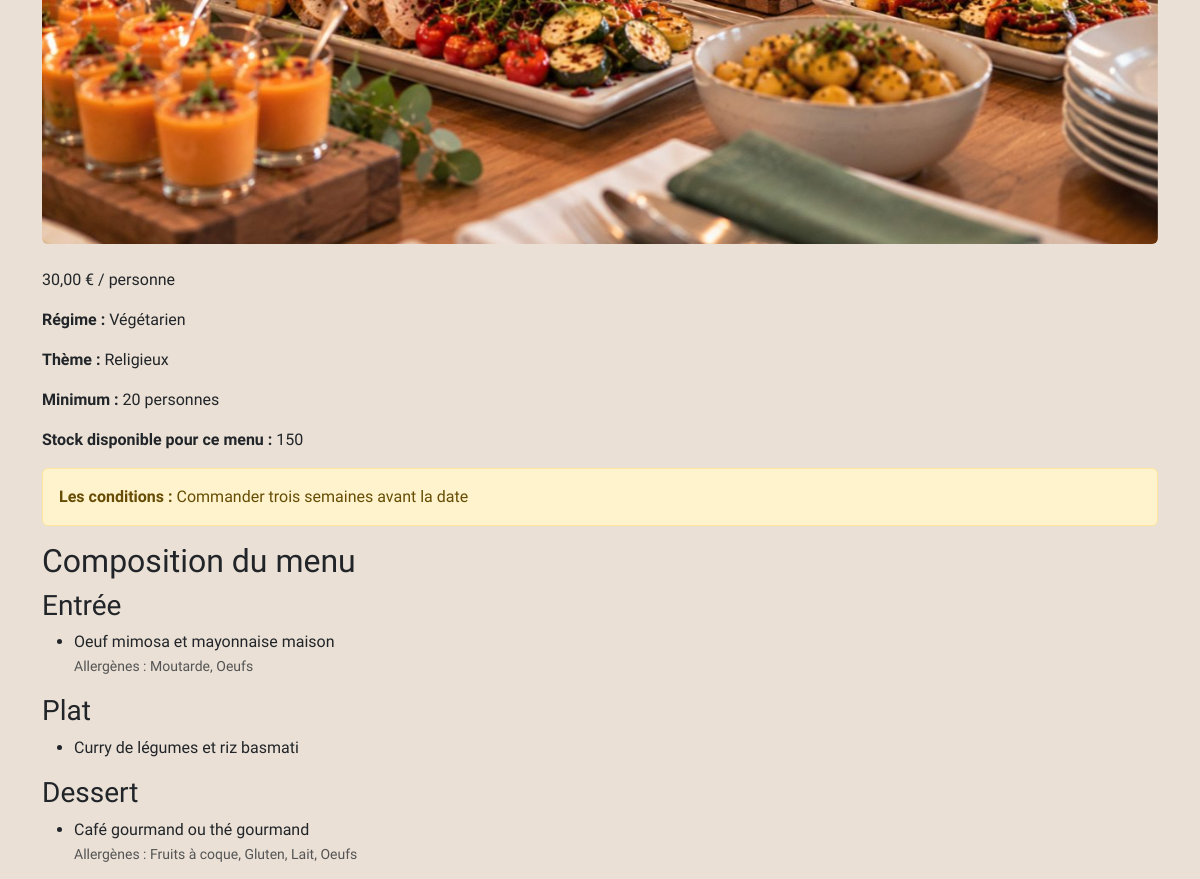
The page /menu?id=5 (middle part) on the database as committed earlier.
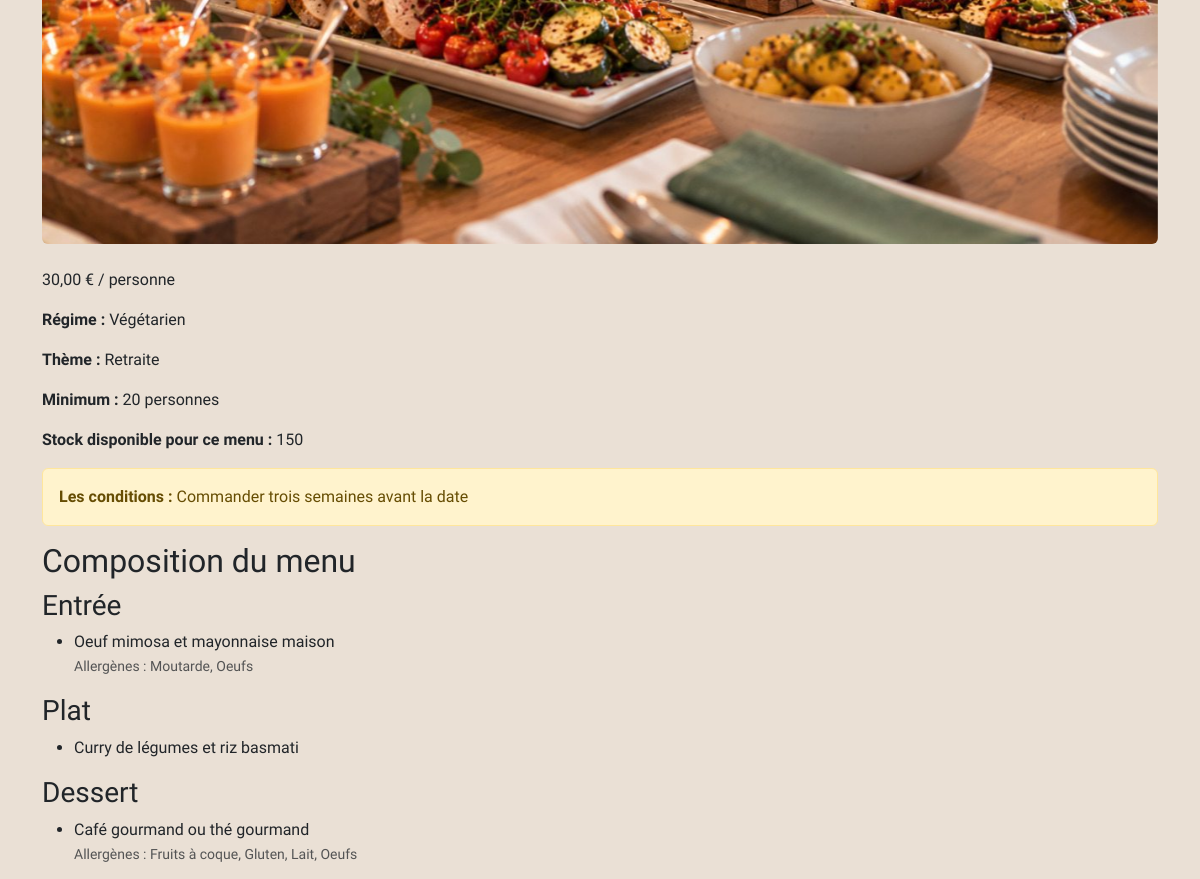
The same page on the database as committed later.
### tables this page shows
CREATE TABLE image (
    id_image INT AUTO_INCREMENT PRIMARY KEY,
    chemin VARCHAR(255) NOT NULL,
    texte_image VARCHAR(255) NOT NULL,
    id_menu INT NOT NULL,
    FOREIGN KEY (id_menu) REFERENCES menu(id_menu)
);

CREATE TABLE menu (
    id_menu INT AUTO_INCREMENT PRIMARY KEY,
    titre VARCHAR(100) NOT NULL,
    description TEXT NOT NULL,
    conditions TEXT NOT NULL,
    stock INT NOT NULL,
    prix_par_personne DECIMAL (6,2) NOT NULL,
    nbre_personne_mini INT NOT NULL,
    id_regime INT NOT NULL,
    id_theme INT NOT NULL,
    FOREIGN KEY (id_regime) REFERENCES regime(id_regime),
    FOREIGN KEY (id_theme) REFERENCES theme(id_theme)
);

CREATE TABLE regime (
    id_regime INT AUTO_INCREMENT PRIMARY KEY,
    libelle VARCHAR(50) NOT NULL UNIQUE
);

CREATE TABLE theme (
    id_theme INT AUTO_INCREMENT PRIMARY KEY,
    libelle VARCHAR(50) NOT NULL UNIQUE
);

CREATE TABLE plat (
    id_plat INT AUTO_INCREMENT PRIMARY KEY,
    nom VARCHAR(100) NOT NULL,
    type VARCHAR(10) NOT NULL
);

### src/Controller.php (called while the page is built, shortened)
<?php
class Controller
{
    protected function afficher(string $vue, array $donnees = []): void
    {
        $horaires = [];
        try {
            $horaireManager = new HoraireManager(getPdo());
            $horaires = $horaireManager->findAll();
        } catch (PDOException $e) {
        }
        $donnees['horaires'] = $horaires;
        $donnees['csrf'] = $_SESSION['csrf'];
        extract($donnees);
        require __DIR__ . '/../views/' . $vue . '.php';
    }
}

### src/MenuController.php (called while the page is built, shortened)
<?php
class MenuController extends Controller
{
    public function detail(): void
    {
        $id = (int) ($_GET['id'] ?? 0);
        $menu = null;
        $plats = [];
        $images = [];
        try {
            $pdo = getPdo();
            $menuManager = new MenuManager($pdo);
            $menu = $menuManager->findById($id);
            $platManager = new PlatManager($pdo);
            $plats = $platManager->findByMenu($id);
            $imageManager = new ImageManager($pdo);
            $images = $imageManager->findByMenu($id);
        } catch (PDOException $e) {
        }
        $this->afficher('menu-detail', [
            'titre' => $menu->getTitre(),
            'menu' => $menu,
            'plats' => $plats,
            'images' => $images,
        ]);
    }
}

### src/ImageManager.php (called while the page is built)
<?php
class ImageManager
{
    private PDO $pdo;
    public function __construct(PDO $pdo)
    {
        $this->pdo = $pdo;
    }
    public function findByMenu(int $idMenu): array
    {
        $requete = $this->pdo->prepare("
            SELECT id_image, chemin, texte_image
            FROM image
            WHERE id_menu = :id_menu
            ORDER BY id_image
");
        $requete->execute(['id_menu' => $idMenu]);
        $lignes = $requete->fetchAll(PDO::FETCH_ASSOC);
        $images = [];
        foreach ($lignes as $ligne) {
            $images[] = new Image($ligne['id_image'], $ligne['chemin'], $ligne['texte_image']);
        }
        return $images;
    }
}

### src/Image.php (called while the page is built, shortened)
<?php
class Image
{
    private string $chemin;
    private string $texte;
    public function __construct(int $id, string $chemin, string $texte)
    {
        $this->chemin = $chemin;
        $this->texte = $texte;
    }
    public function getChemin(): string
    {
        return $this->chemin;
    }
    public function getTexte(): string
    {
        return $this->texte;
    }
}

### src/MenuManager.php (called while the page is built, shortened)
<?php
class MenuManager
{
    private PDO $pdo;
    public function __construct(PDO $pdo)
    {
        $this->pdo = $pdo;
    }
    public function findById(int $id): ?Menu
    {
        $requete = $this->pdo->prepare("
            SELECT menu.*,
                regime.libelle AS regime,
                theme.libelle AS theme
            FROM menu
            JOIN regime ON menu.id_regime = regime.id_regime
            JOIN theme ON menu.id_theme = theme.id_theme
            WHERE menu.id_menu = :id
");
        $requete->execute(['id' => $id]);
        $ligne = $requete->fetch(PDO::FETCH_ASSOC);
        return new Menu($ligne['id_menu'], $ligne['titre'], $ligne['description'], $ligne['prix_par_personne'], $ligne['conditions'], $ligne['stock'], $ligne['nbre_personne_mini'], $ligne['regime'], $ligne['theme']);
    }
}

### src/Menu.php (called while the page is built, shortened)
<?php
class Menu
{
    private float $prixParPersonne;
    private string $conditions;
    private int $stock;
    private int $nbrePersonneMini;
    private string $regime;
    private string $theme;
    public function __construct(int $id, string $titre, string $description, float $prixParPersonne, string $conditions, int $stock, int $nbrePersonneMini, string $regime, string $theme)
    {
        $this->prixParPersonne = $prixParPersonne;
        $this->conditions = $conditions;
        $this->stock = $stock;
        $this->nbrePersonneMini = $nbrePersonneMini;
        $this->regime = $regime;
        $this->theme = $theme;
    }
    public function getPrixParPersonne(): float
    {
        return $this->prixParPersonne;
    }
    public function getConditions(): string
    {
        return $this->conditions;
    }
    public function getStock(): int
    {
        return $this->stock;
    }
    public function getNbrePersonneMini(): int
    {
        return $this->nbrePersonneMini;
    }
    public function getRegime(): string
    {
        return $this->regime;
    }
    public function getTheme(): string
    {
        return $this->theme;
    }
}

### src/PlatManager.php (called while the page is built, shortened)
<?php
class PlatManager
{
    private PDO $pdo;
    public function __construct(PDO $pdo)
    {
        $this->pdo = $pdo;
    }
    public function findByMenu(int $idMenu): array
    {
        $requete = $this->pdo->prepare("
            SELECT plat.id_plat, plat.nom, plat.type
            FROM plat
            JOIN menu_plat ON plat.id_plat = menu_plat.id_plat
            WHERE menu_plat.id_menu = :id_menu
            ORDER BY FIELD(plat.type, 'Entrée', 'Plat', 'Dessert')
");
        $requete->execute(['id_menu' => $idMenu]);
        $lignes = $requete->fetchAll(PDO::FETCH_ASSOC);
        $plats = [];
        foreach ($lignes as $ligne) {
            $plats[] = new Plat($ligne['id_plat'], $ligne['nom'], $ligne['type'], $this->findAllergenes($ligne['id_plat']));
        }
        return $plats;
    }
    public function findAllergenes(int $idPlat): array
    {
        $requete = $this->pdo->prepare("
        SELECT allergene.nom
        FROM allergene
        JOIN allergene_plat ON allergene.id_allergene = allergene_plat.id_allergene
        WHERE allergene_plat.id_plat = :id_plat
        ORDER BY allergene.nom
    ");
        $requete->execute(['id_plat' => $idPlat]);
        return $requete->fetchAll(PDO::FETCH_COLUMN);
    }
}

### src/Plat.php (called while the page is built, shortened)
<?php
class Plat
{
    private string $nom;
    private string $type;
    private array $allergenes;
    public function __construct(int $id, string $nom, string $type, array $allergenes)
    {
        $this->nom = $nom;
        $this->type = $type;
        $this->allergenes = $allergenes;
    }
    public function getNom(): string
    {
        return $this->nom;
    }
    public function getType(): string
    {
        return $this->type;
    }
    public function getAllergenes(): array
    {
        return $this->allergenes;
    }
}

### views/menu-detail.php (the view, shortened to what this page needs)
<?php
require __DIR__ . '/morceaux/header.php';
?>
<?php if (!empty($images)): ?>
    <div id="galerie-menu" class="carousel slide mb-4" data-bs-ride="carousel">
        <div class="carousel-inner rounded">
            <?php foreach ($images as $index => $image): ?>
                <div class="carousel-item <?= $index === 0 ? 'active' : '' ?>">
                    <img src="/<?= htmlspecialchars($image->getChemin()) ?>"
                        alt="<?= htmlspecialchars($image->getTexte()) ?>"
                        class="d-block w-100"
                        loading="lazy">
                </div>
            <?php endforeach; ?>
        </div>
        <button class="carousel-control-prev" type="button" data-bs-target="#galerie-menu" data-bs-slide="prev">
        </button>
        <button class="carousel-control-next" type="button" data-bs-target="#galerie-menu" data-bs-slide="next">
        </button>
    </div>
<?php endif; ?>
<p><?= number_format($menu->getPrixParPersonne(), 2, ',', ' ') ?> € / personne</p>
<p><strong>Régime : </strong> <?= htmlspecialchars($menu->getRegime()) ?></p>
<p><strong>Thème : </strong> <?= htmlspecialchars($menu->getTheme()) ?></p>
<p><strong>Minimum : </strong><?= $menu->getNbrePersonneMini() ?> personnes</p>
<p><strong>Stock disponible pour ce menu : </strong> <?= $menu->getStock() ?></p>
<?php if ($menu->getConditions() !== ''): ?>
    <div class="alert alert-warning">
        <p class="mb-0"><strong>Les conditions : </strong> <?= htmlspecialchars($menu->getConditions()) ?></p>
    <?php endif; ?>
    </div>
    <h2>Composition du menu</h2>
    <?php foreach (['Entrée', 'Plat', 'Dessert'] as $type): ?>
        <h3><?= $type ?></h3>
        <ul>
            <?php foreach ($plats as $plat): ?>
                <?php if ($plat->getType() === $type): ?>
                    <li>
                        <?= htmlspecialchars($plat->getNom()) ?>
                        <?php if (!empty($plat->getAllergenes())): ?>
                            <br>
                            <small class="text-muted">
                                Allergènes : <?= htmlspecialchars(implode(', ', $plat->getAllergenes())) ?>
                            </small>
                        <?php endif; ?>
                    </li>
                <?php endif; ?>
            <?php endforeach; ?>
        </ul>
    <?php endforeach; ?>
    <?php require __DIR__ . '/morceaux/footer.php'; ?>

### public/index.php (shortened to what this page needs)
<?php
require __DIR__ . '/../src/Menu.php';
require __DIR__ . '/../src/MenuManager.php';
require __DIR__ . '/../src/Plat.php';
require __DIR__ . '/../src/PlatManager.php';
require __DIR__ . '/../src/Image.php';
require __DIR__ . '/../src/ImageManager.php';
require __DIR__ . '/../src/Controller.php';
require __DIR__ . '/../src/MenuController.php';
$chemin = parse_url($_SERVER['REQUEST_URI'], PHP_URL_PATH);
if ($chemin === '/') {
    $controller = new PageController();
    $controller->accueil();
} elseif ($chemin === '/menus') {
    $controller = new MenuController();
    $controller->liste();
} elseif ($chemin === '/menu') {
    $controller = new MenuController();
    $controller->detail();
} elseif ($chemin === '/mentions-legales') {
    $controller = new PageController();
    $controller->mentionsLegales();
} elseif ($chemin === '/cgv') {
    $controller = new PageController();
    $controller->cgv();
} elseif ($chemin === '/api/menus') {
    $controller = new MenuController();
    $controller->apiListe();
} elseif ($chemin === '/inscription') {
    $controller = new UtilisateurController();
    $controller->inscription();
} elseif ($chemin === '/connexion') {
    $controller = new UtilisateurController();
    $controller->connexion();
} elseif ($chemin === '/deconnexion') {
    $controller = new UtilisateurController();
    $controller->deconnexion();
} elseif ($chemin === '/contact') {
    $controller = new PageController();
    $controller->contact();
} elseif ($chemin === '/mot-de-passe-oublie') {
    $controller = new UtilisateurController();
    $controller->motDePasseOublie();
} elseif ($chemin === '/reinitialisation') {
    $controller = new UtilisateurController();
    $controller->reinitialisation();
} elseif ($chemin === '/commande') {
    $controller = new CommandeController();
    $controller->commande();
} elseif ($chemin === '/commande-confirmee') {
    $controller = new CommandeController();
    $controller->confirmation();
} elseif ($chemin === '/mes-commandes') {
    $controller = new CommandeController();
    $controller->mesCommandes();
} elseif ($chemin === '/commande/annuler') {
    $controller = new CommandeController();
    $controller->annuler();
} elseif ($chemin === '/commande/modifier') {
    $controller = new CommandeController();
    $controller->modifier();
} elseif ($chemin === '/commande/suivi') {
    $controller = new CommandeController();
    $controller->suivi();
} elseif ($chemin === '/commande/avis') {
    $controller = new CommandeController();
    $controller->avis();
} elseif ($chemin === '/mes-infos') {
    $controller = new UtilisateurController();
    $controller->mesInfos();
} elseif ($chemin === '/employe') {
    $controller = new EmployeController();
    $controller->accueil();
} elseif ($chemin === '/api/commandes') {
    $controller = new EmployeController();
    $controller->apiCommandes();
} elseif ($chemin === '/employe/statut') {
    $controller = new EmployeController();
    $controller->changerStatut();
} elseif ($chemin === '/employe/annuler') {
    $controller = new EmployeController();
    $controller->annulerCommande();
} elseif ($chemin === '/employe/avis') {
    $controller = new EmployeController();
    $controller->avisEnAttente();
} elseif ($chemin === '/employe/avis/traiter') {
    $controller = new EmployeController();
    $controller->traiterAvis();
} elseif ($chemin === '/employe/menus') {
    $controller = new EmployeController();
    $controller->menus();
} elseif ($chemin === '/employe/menus/creer') {
    $controller = new EmployeController();
    $controller->creerMenu();
} elseif ($chemin === '/employe/menus/modifier') {
    $controller = new EmployeController();
    $controller->modifierMenu();
} elseif ($chemin === '/employe/menus/supprimer') {
    $controller = new EmployeController();
    $controller->supprimerMenu();
} elseif ($chemin === '/employe/plats') {
    $controller = new EmployeController();
    $controller->plats();
} elseif ($chemin === '/employe/plats/creer') {
    $controller = new EmployeController();
    $controller->creerPlat();
} elseif ($chemin === '/employe/plats/modifier') {
    $controller = new EmployeController();
    $controller->modifierPlat();
} elseif ($chemin === '/employe/plats/supprimer') {
    $controller = new EmployeController();
    $controller->supprimerPlat();
} elseif ($chemin === '/employe/horaires') {
    $controller = new EmployeController();
    $controller->horaires();
} elseif ($chemin === '/employe/horaires/modifier') {
    $controller = new EmployeController();
    $controller->modifierHoraires();
} elseif ($chemin === '/admin/employes') {
    $controller = new AdminController();
    $controller->employes();
} elseif ($chemin === '/admin/employes/creer') {
    $controller = new AdminController();
    $controller->creerEmploye();
} elseif ($chemin === '/admin/employes/actif') {
    $controller = new AdminController();
    $controller->changerActifEmploye();
} elseif ($chemin === '/admin/statistiques') {
    $controller = new AdminController();
    $controller->statistiques();
} elseif ($chemin === '/admin/statistiques/synchroniser') {
    $controller = new AdminController();
    $controller->synchroniserStatistiques();
} else {
    $controller = new PageController();
    $controller->introuvable();
}

### views/morceaux/header.php (shortened to what this page needs)
<!DOCTYPE html>
<html lang="fr">
<head>
    <link href="https://cdn.jsdelivr.net/npm/bootstrap@5.3.8/dist/css/bootstrap.min.css" rel="stylesheet">
    <link rel="stylesheet" href="/css/style.css">
</head>
<body>
    <main class="container py-4">

### views/morceaux/footer.php (shortened to what this page needs)
</main>
</body>
</html>

### public/css/style.css (style rules this page uses)
:root { --beige: #EAE0D5; --bordeaux: #4A0818; --noir: #0A0908; --bleu-gris: #22333B; --jaune: #E0BF53; }
body { background-color: var(--beige); font-family: "Andika", sans-serif; }
h1, h2, h3 { font-family: "Akaya Kanadaka", sans-serif; }

Rows that differ between the two databases and show on the page:
changed menu "Commander trois semaines avant la date": id_theme.libelle "Religieux" → "Retraite"
